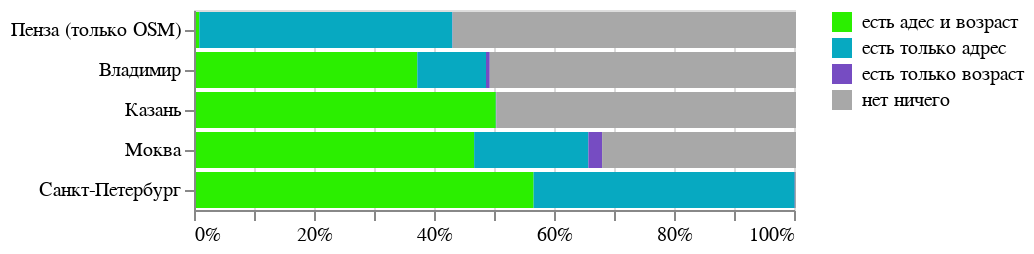

Write a Vega-Lite specification for this figure.
### Vega-Lite specification from a JSON file in a GitHub repository (floating-point values rounded to 4 significant figures)
{"$schema": "https://vega.github.io/schema/vega-lite/v5.json", "data": {"values": [{"city": "Пенза (только OSM)", "category": "есть адес и возраст", "value": 212}, {"city": "Пенза (только OSM)", "category": "есть только адрес", "value": 16437}, {"city": "Пенза (только OSM)", "category": "есть только возраст", "value": 19}, {"city": "Пенза (только OSM)", "category": "нет ничего", "value": 22292}, {"city": "Владимир", "category": "есть адес и возраст", "value": 7904}, {"city": "Владимир", "category": "есть только адрес", "value": 2454}, {"city": "Владимир", "category": "есть только возраст", "value": 134}, {"city": "Владимир", "category": "нет ничего", "value": 10938}, {"city": "Казань", "category": "есть адес и возраст", "value": 37147}, {"city": "Казань", "category": "есть только адрес", "value": 32}, {"city": "Казань", "category": "есть только возраст", "value": 43}, {"city": "Казань", "category": "нет ничего", "value": 37124}, {"city": "Моква", "category": "есть адес и возраст", "value": 119261}, {"city": "Моква", "category": "есть только адрес", "value": 48993}, {"city": "Моква", "category": "есть только возраст", "value": 5875}, {"city": "Моква", "category": "нет ничего", "value": 83148}, {"city": "Санкт-Петербург", "category": "есть адес и возраст", "value": 80099}, {"city": "Санкт-Петербург", "category": "есть только адрес", "value": 61936}, {"city": "Санкт-Петербург", "category": "есть только возраст", "value": 66}, {"city": "Санкт-Петербург", "category": "нет ничего", "value": 251}]}, "mark": {"type": "bar", "xOffset": 1}, "encoding": {"x": {"aggregate": "sum", "field": "value", "stack": "normalize", "axis": {"title": null, "labelExpr": "datum.value * 100 + '%'"}}, "y": {"field": "city", "axis": {"title": null}, "sort": {"field": "count"}}, "color": {"field": "category", "scale": {"domain": ["есть адес и возраст", "есть только адрес", "есть только возраст", "нет ничего"], "range": ["#2BEF00", "#07A9C1", "#764CC2", "#A8A8A8"]}, "legend": {"title": null}}}}
